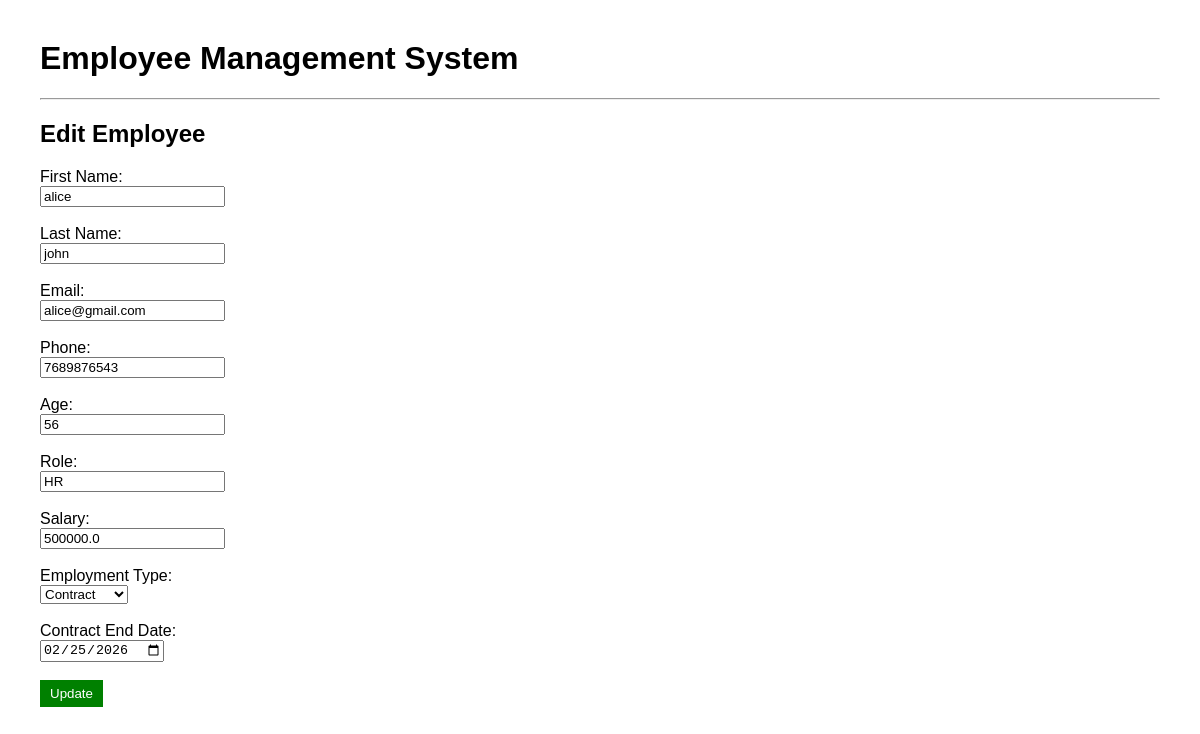
Page /employees/edit/2 on the committed database.
### app/employees/model.py (models this page shows)
class Employee(Base):
    __tablename__ = "employees"
    id = Column(Integer, primary_key=True)
    username = Column(String, unique=True, nullable=False, index=True)
    password = Column(String, nullable=False)
    first_name = Column(String, nullable=False)
    last_name = Column(String, nullable=False)
    email = Column(String, unique=True, nullable=False)
    phone_number = Column(String, nullable=False)
    age = Column(Integer, nullable=False)
    role = Column(String, nullable=False)
    salary = Column(Float, nullable=False)
    employment_type = Column(String, nullable=False)
    contract_end_date = Column(Date, nullable=True)
    created_at = Column(DateTime(timezone=True), server_default=func.now())
    updated_at = Column(
        DateTime(timezone=True), server_default=func.now(), onupdate=func.now()
    )

### app/employees/router.py (the view)
@router.get("/edit/{employee_id}")
def edit_employee_page(
    employee_id: int,
    request: Request,
    service: EmployeeService = Depends(get_employee_service),
):
    try:
        employee = service.get_employee(employee_id)
        return templates.TemplateResponse(
            "edit_employee.html",
            {"request": request, "employee": employee, "errors": None},
        )
    except ValueError as e:
        raise HTTPException(status_code=404, detail=str(e))

### templates/edit_employee.html (shortened to what this page needs)
{% extends "base.html" %}
{% block content %}
<h2>Edit Employee</h2>
<form method="post" action="/employees/edit/{{ employee.id }}">
    <label>First Name:</label><br>
    <input type="text" name="first_name" value="{{ employee.first_name }}"><br><br>
    <label>Last Name:</label><br>
    <input type="text" name="last_name" value="{{ employee.last_name }}"><br><br>
    <label>Email:</label><br>
    <input type="email" name="email" value="{{ employee.email }}"><br><br>
    <label>Phone:</label><br>
    <input type="text" name="phone_number" value="{{ employee.phone_number }}"><br><br>
    <label>Age:</label><br>
    <input type="number" name="age" value="{{ employee.age }}"><br><br>
    <label>Role:</label><br>
    <input type="text" name="role" value="{{ employee.role }}"><br><br>
    <label>Salary:</label><br>
    <input type="number" step="0.01" name="salary" value="{{ employee.salary }}"><br><br>
    <label>Employment Type:</label><br>
    <select name="employment_type">
        <option value="Contract" {% if employee.employment_type=="Contract" %}selected{% endif %}>Contract</option>
    </select><br><br>
    <label>Contract End Date:</label><br>
    <input type="date" name="contract_end_date" value="{{ employee.contract_end_date }}"><br><br>
    <button type="submit" class="btn btn-submit">Update</button>
</form>
{% endblock %}

### templates/base.html (style rules this page uses)
body { font-family: Arial, sans-serif; margin: 40px; }
.btn { padding: 6px 10px; text-decoration: none; border: none; cursor: pointer; }
.btn-submit { background-color: green; color: white; }

### rows in the picture
Employee: first_name "alice", last_name "john", email "alice@gmail.com", phone_number "7689876543", age "56", role "HR", salary "500000.0", employment_type "Contract", contract_end_date "02/25/2026"
